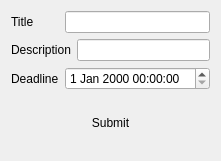
                   <widget class="QWidget" name="forAssignment">
                    <layout class="QVBoxLayout" name="verticalLayout_30">
                     <item>
                      <layout class="QHBoxLayout" name="horizontalLayout_11" stretch="2,6">
                       <item>
                        <widget class="QLabel" name="label_21">
                         <property name="styleSheet">
                          <string notr="true">font: 350 12pt &quot;Bahnschrift SemiLight SemiConde&quot;;</string>
                         </property>
                         <property name="text">
                          <string>Title</string>
                         </property>
                        </widget>
                       </item>
                       <item>
                        <widget class="QLineEdit" name="lineEdit">
                         <property name="styleSheet">
                          <string notr="true">border: 2px solid gray;
padding: 0 8px;
margin:20px;
font-size: 16px;
border-radius: 10px;
focus {
background-color:rgb(192, 192, 255);}</string>
                         </property>
                        </widget>
                       </item>
                      </layout>
                     </item>
                     <item>
                      <layout class="QHBoxLayout" name="horizontalLayout_12" stretch="2,6">
                       <item>
                        <widget class="QLabel" name="label_22">
                         <property name="styleSheet">
                          <string notr="true">font: 350 12pt &quot;Bahnschrift SemiLight SemiConde&quot;;</string>
                         </property>
                         <property name="text">
                          <string>Description</string>
                         </property>
                        </widget>
                       </item>
                       <item>
                        <widget class="QLineEdit" name="lineEdit_2">
                         <property name="styleSheet">
                          <string notr="true">border: 2px solid gray;
padding: 0 8px;
margin:20px;
font-size: 16px;
border-radius: 10px;
focus {
background-color:rgb(192, 192, 255);}</string>
                         </property>
                        </widget>
                       </item>
                      </layout>
                     </item>
                     <item>
                      <layout class="QHBoxLayout" name="horizontalLayout_13" stretch="2,6">
                       <item>
                        <widget class="QLabel" name="label_23">
                         <property name="styleSheet">
                          <string notr="true">font: 350 12pt &quot;Bahnschrift SemiLight SemiConde&quot;;</string>
                         </property>
                         <property name="text">
                          <string>Deadline</string>
                         </property>
                        </widget>
                       </item>
                       <item>
                        <widget class="QDateTimeEdit" name="dateTimeEdit">
                         <property name="styleSheet">
                          <string notr="true">border: 2px solid gray;
padding: 0 8px;
margin:20px;
font-size: 14px;
border-radius: 10px;
focus {
background-color:rgb(192, 192, 255);}</string>
                         </property>
                        </widget>
                       </item>
                      </layout>
                     </item>
                     <item>
                      <widget class="QPushButton" name="submitButton">
                       <property name="cursor">
                        <cursorShape>PointingHandCursor</cursorShape>
                       </property>
                       <property name="styleSheet">
                        <string notr="true">border-radius:10px;
padding:15px;
margin:5px;
font: 350 11pt &quot;Bahnschrift SemiLight SemiConde&quot;;</string>
                       </property>
                       <property name="text">
                        <string>Submit</string>
                       </property>
                      </widget>
                     </item>
                    </layout>
                   </widget>
